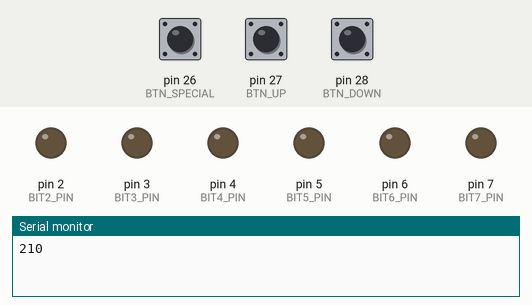
Simulated run of this sketch. Board: Arduino Mega 2560, built with avr-gcc and run on an emulated ATmega2560. Parts: output pins drawn as LEDs (lit = HIGH), the last lines printed to the serial monitor. Inputs (shaded band) come from the test bench; at power-on: pin 26 (BTN_SPECIAL) HIGH, pin 27 (BTN_UP) HIGH, pin 28 (BTN_DOWN) HIGH. Random numbers use the default seed unless the sketch sets one; pins used as bus, display or sensor lines are not drawn.

Above: at 8.2 s.
8.3 s: pin 26 (BTN_SPECIAL) pulled LOW for 0.2 s
At 9.1 s:
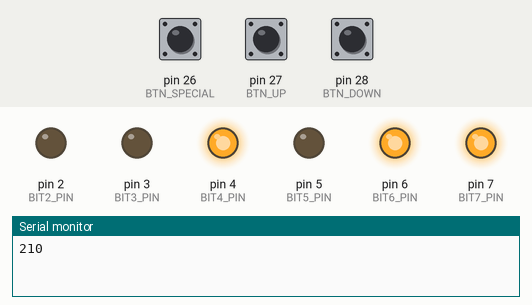
At 19.0 s:
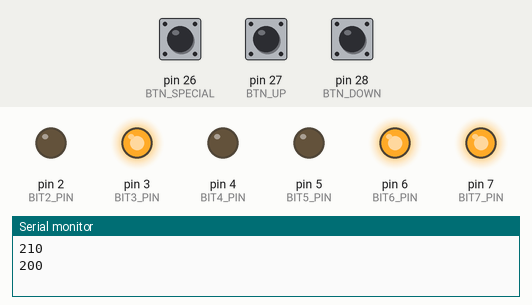
20.5 s: pin 26 (BTN_SPECIAL) pulled LOW for 1 s
At 27.8 s:
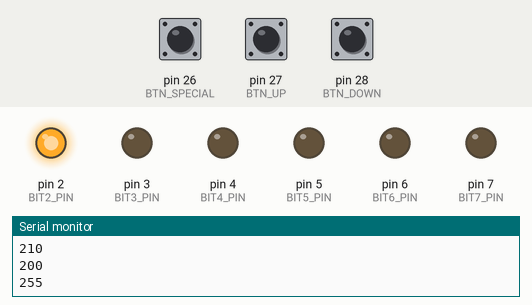
Timing chart, 0 to 30.5 s (numbered marks = the images above; inputs shaded):
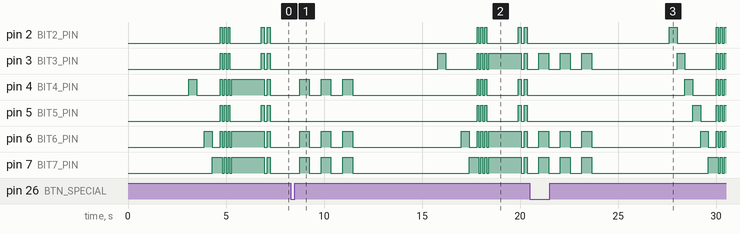

The sketch:

code.ino
```cpp
// use code with caution for your sanity. it might work on hardware?
// also i don't like arduino code so this code absolutely sucks.
// circuitpython ftw.

#include <Arduino.h>

#define BIT0_PIN 0
#define BIT1_PIN 1
#define BIT2_PIN 2
#define BIT3_PIN 3
#define BIT4_PIN 4
#define BIT5_PIN 5
#define BIT6_PIN 6
#define BIT7_PIN 7

#define BTN_DOWN 28
#define BTN_UP 27
#define BTN_SPECIAL 26

int ledPins[] = {
  BIT0_PIN, BIT1_PIN, BIT2_PIN, BIT3_PIN,
  BIT4_PIN, BIT5_PIN, BIT6_PIN, BIT7_PIN
};

enum GameState {
  START_NEW_ROUND,
  SHOW_SEQUENCE,
  PLAYER_TURN,
  CHECK_ANSWER,
  SHOW_RESULT
};

GameState currentState = START_NEW_ROUND;

int targetNumber;
int playerInput = 0;
bool playerWasCorrect;

int lastBtnUpState = HIGH;
int lastBtnDownState = HIGH;
int lastBtnSpecialState = HIGH;

void displayBinaryOnLeds(int n) {
  for (int i = 0; i < 8; i++) {
    if ((n >> i) & 1) {
      digitalWrite(ledPins[i], HIGH);
    } else {
      digitalWrite(ledPins[i], LOW);
    }
  }
}

void flashAllLeds(int count, int duration) {
  for (int i = 0; i < count; i++) {
    displayBinaryOnLeds(255);
    delay(duration);
    displayBinaryOnLeds(0);
    delay(duration);
  }
}

void showBitsOneByOne(int n, int duration) {
  displayBinaryOnLeds(0);
  delay(500);
  for (int i = 0; i < 8; i++) {
    if ((n >> i) & 1) {
      digitalWrite(ledPins[i], HIGH);
    }
    delay(duration);
    digitalWrite(ledPins[i], LOW);
  }
}

void showSuccess() {
  for (int i = 0; i < 3; i++) {
    for (int j = 0; j < 8; j++) {
      digitalWrite(ledPins[j], HIGH);
      delay(40);
    }
    for (int j = 0; j < 8; j++) {
      digitalWrite(ledPins[j], LOW);
      delay(40);
    }
  }
}

void showFailure() {
  for (int i = 0; i < 3; i++) {
    displayBinaryOnLeds(playerInput);
    delay(300);
    displayBinaryOnLeds(0);
    delay(150);
    displayBinaryOnLeds(targetNumber);
    delay(500);
    displayBinaryOnLeds(0);
    delay(150);
  }
}

void setup() {
  for (int i = 0; i < 8; i++) {
    pinMode(ledPins[i], OUTPUT);
  }
  pinMode(BTN_DOWN, INPUT_PULLUP);
  pinMode(BTN_UP, INPUT_PULLUP);
  pinMode(BTN_SPECIAL, INPUT_PULLUP);

  Serial.begin(9600);
  randomSeed(analogRead(A0));
}

void loop() {
  int btnUpRead = digitalRead(BTN_UP);
  int btnDownRead = digitalRead(BTN_DOWN);
  int btnSpecialRead = digitalRead(BTN_SPECIAL);

  switch (currentState) {

    case START_NEW_ROUND:
      targetNumber = random(1, 256);
      playerInput = 0;
      displayBinaryOnLeds(0);
      delay(1000);
      currentState = SHOW_SEQUENCE;
      break;

    case SHOW_SEQUENCE:
      Serial.println(targetNumber); // why serial not working???!?

      showBitsOneByOne(targetNumber, 400);
      flashAllLeds(3, 100);
      displayBinaryOnLeds(targetNumber);
      delay(1500);
      displayBinaryOnLeds(0);
      flashAllLeds(2, 150);

      currentState = PLAYER_TURN;
      break;

    case PLAYER_TURN:
      if (btnUpRead == LOW && lastBtnUpState == HIGH) {
        playerInput++;
        if (playerInput > 255) playerInput = 0;
        displayBinaryOnLeds(playerInput);
        Serial.println(playerInput); // why serial not working???!?
        delay(50);
      }

      if (btnDownRead == LOW && lastBtnDownState == HIGH) {
        playerInput--;
        if (playerInput < 0) playerInput = 255;
        displayBinaryOnLeds(playerInput);
        Serial.println(playerInput); // why serial not working???!?
        delay(50);
      }

      if (btnSpecialRead == LOW && lastBtnSpecialState == HIGH) {
        currentState = CHECK_ANSWER;
      }
      break;

    case CHECK_ANSWER:
      playerWasCorrect = (playerInput == targetNumber);
      currentState = SHOW_RESULT;
      break;

    case SHOW_RESULT:
      if (playerWasCorrect) {
        showSuccess();
      } else {
        showFailure();
      }
      delay(1500);
      currentState = START_NEW_ROUND;
      break;
  }

  lastBtnUpState = btnUpRead;
  lastBtnDownState = btnDownRead;
  lastBtnSpecialState = btnSpecialRead;
}
```

Measured:
- after the input at 8.3 s, pin 2 (BIT2_PIN): LOW → HIGH after 9.5 s, → LOW 0.10 s later, → HIGH 0.10 s later, → LOW 0.10 s later, … (10 changes in this stretch); pin 3 (BIT3_PIN): goes HIGH 0.40 s, LOW 1.6 s, 3 × (HIGH 0.10 s, LOW 0.10 s), HIGH 1.7 s, LOW 0.15 s, HIGH 0.15 s, then LOW, starting after 7.5 s
- after the input at 20.5 s, pin 2 (BIT2_PIN): goes HIGH 0.40 s, LOW 2.0 s, HIGH 0.10 s, LOW 0.10 s, HIGH 0.10 s, LOW 0.10 s, then HIGH, starting after 7.1 s; pin 3 (BIT3_PIN): LOW → HIGH after 0.45 s, → LOW 0.50 s later, → HIGH 0.60 s later, → LOW 0.50 s later, … (13 changes in this stretch)
